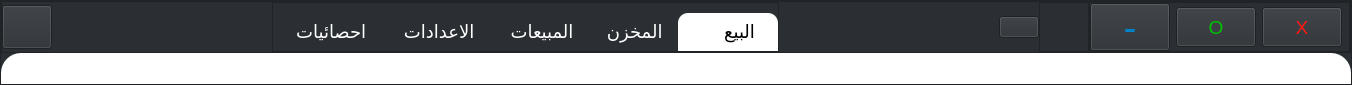
            <widget class="QFrame" name="frame_2">
             <property name="maximumSize">
              <size>
               <width>16777215</width>
               <height>80</height>
              </size>
             </property>
             <property name="styleSheet">
              <string notr="true">background-color: rgb(43, 47, 51);</string>
             </property>
             <property name="frameShape">
              <enum>QFrame::StyledPanel</enum>
             </property>
             <property name="frameShadow">
              <enum>QFrame::Raised</enum>
             </property>
             <layout class="QVBoxLayout" name="verticalLayout_3">
              <property name="spacing">
               <number>0</number>
              </property>
              <property name="leftMargin">
               <number>0</number>
              </property>
              <property name="topMargin">
               <number>0</number>
              </property>
              <property name="rightMargin">
               <number>0</number>
              </property>
              <property name="bottomMargin">
               <number>0</number>
              </property>
              <item>
               <widget class="QFrame" name="frame_5">
                <property name="styleSheet">
                 <string notr="true">color: rgb(255, 255, 255);</string>
                </property>
                <property name="frameShape">
                 <enum>QFrame::StyledPanel</enum>
                </property>
                <property name="frameShadow">
                 <enum>QFrame::Raised</enum>
                </property>
                <layout class="QHBoxLayout" name="horizontalLayout_2">
                 <property name="spacing">
                  <number>0</number>
                 </property>
                 <property name="leftMargin">
                  <number>0</number>
                 </property>
                 <property name="topMargin">
                  <number>0</number>
                 </property>
                 <property name="rightMargin">
                  <number>0</number>
                 </property>
                 <property name="bottomMargin">
                  <number>0</number>
                 </property>
                 <item>
                  <widget class="QPushButton" name="pushButton_2">
                   <property name="minimumSize">
                    <size>
                     <width>50</width>
                     <height>44</height>
                    </size>
                   </property>
                   <property name="cursor">
                    <cursorShape>PointingHandCursor</cursorShape>
                   </property>
                   <property name="text">
                    <string/>
                   </property>
                   <property name="icon">
                    <iconset>
                     <normaloff>../../../../../Downloads/Telegram Desktop/photo_2023-02-06_19-46-00.jpg</normaloff>../../../../../Downloads/Telegram Desktop/photo_2023-02-06_19-46-00.jpg</iconset>
                   </property>
                   <property name="iconSize">
                    <size>
                     <width>44</width>
                     <height>44</height>
                    </size>
                   </property>
                  </widget>
                 </item>
                 <item>
                  <spacer name="horizontalSpacer_2">
                   <property name="orientation">
                    <enum>Qt::Horizontal</enum>
                   </property>
                   <property name="sizeHint" stdset="0">
                    <size>
                     <width>220</width>
                     <height>20</height>
                    </size>
                   </property>
                  </spacer>
                 </item>
                 <item>
                  <widget class="QFrame" name="frame_7">
                   <property name="minimumSize">
                    <size>
                     <width>400</width>
                     <height>0</height>
                    </size>
                   </property>
                   <property name="frameShape">
                    <enum>QFrame::StyledPanel</enum>
                   </property>
                   <property name="frameShadow">
                    <enum>QFrame::Raised</enum>
                   </property>
                   <layout class="QHBoxLayout" name="horizontalLayout_3">
                    <property name="spacing">
                     <number>0</number>
                    </property>
                    <property name="leftMargin">
                     <number>0</number>
                    </property>
                    <property name="topMargin">
                     <number>10</number>
                    </property>
                    <property name="rightMargin">
                     <number>0</number>
                    </property>
                    <property name="bottomMargin">
                     <number>0</number>
                    </property>
                    <item>
                     <widget class="QRadioButton" name="button_patiensts_7">
                      <property name="minimumSize">
                       <size>
                        <width>102</width>
                        <height>38</height>
                       </size>
                      </property>
                      <property name="maximumSize">
                       <size>
                        <width>14566</width>
                        <height>38</height>
                       </size>
                      </property>
                      <property name="font">
                       <font>
                        <family>Poppins</family>
                        <pointsize>-1</pointsize>
                        <italic>false</italic>
                        <bold>false</bold>
                       </font>
                      </property>
                      <property name="cursor">
                       <cursorShape>PointingHandCursor</cursorShape>
                      </property>
                      <property name="layoutDirection">
                       <enum>Qt::LeftToRight</enum>
                      </property>
                      <property name="styleSheet">
                       <string notr="true">
QRadioButton{ 
background-color :  transparent;
border : none ;
padding-left : 0px;
color : white;
font-family: 'Poppins';
font-style: normal;
font-weight: 400;
font-size: 18px;
 }

QRadioButton:hover{
background: rgba(0, 0, 0, 0.1);

}
QRadioButton:checked{
background-color : rgb(255, 255, 255) ;
color: rgb(0, 0, 0);

border-top-left-radius: 10px;
border-top-right-radius: 10px;

}

QRadioButton::indicator {
width: 0px;
height: 0px;
border-radius: 0px;
 }</string>
                      </property>
                      <property name="text">
                       <string>   احصائيات</string>
                      </property>
                      <property name="iconSize">
                       <size>
                        <width>30</width>
                        <height>30</height>
                       </size>
                      </property>
                      <property name="checked">
                       <bool>false</bool>
                      </property>
                     </widget>
                    </item>
                    <item>
                     <widget class="QRadioButton" name="button_patiensts_6">
                      <property name="minimumSize">
                       <size>
                        <width>100</width>
                        <height>38</height>
                       </size>
                      </property>
                      <property name="maximumSize">
                       <size>
                        <width>14566</width>
                        <height>38</height>
                       </size>
                      </property>
                      <property name="font">
                       <font>
                        <family>Poppins</family>
                        <pointsize>-1</pointsize>
                        <italic>false</italic>
                        <bold>false</bold>
                       </font>
                      </property>
                      <property name="cursor">
                       <cursorShape>PointingHandCursor</cursorShape>
                      </property>
                      <property name="layoutDirection">
                       <enum>Qt::LeftToRight</enum>
                      </property>
                      <property name="styleSheet">
                       <string notr="true">
QRadioButton{ 
background-color :  transparent;
border : none ;
padding-left : 0px;
color : white;
font-family: 'Poppins';
font-style: normal;
font-weight: 400;
font-size: 18px;
 }

QRadioButton:hover{
background: rgba(0, 0, 0, 0.1);

}
QRadioButton:checked{
background-color : rgb(255, 255, 255) ;
color: rgb(0, 0, 0);

border-top-left-radius: 10px;
border-top-right-radius: 10px;

}

QRadioButton::indicator {
width: 0px;
height: 0px;
border-radius: 0px;
 }</string>
                      </property>
                      <property name="text">
                       <string>    الاعدادات</string>
                      </property>
                      <property name="iconSize">
                       <size>
                        <width>30</width>
                        <height>30</height>
                       </size>
                      </property>
                      <property name="checked">
                       <bool>false</bool>
                      </property>
                     </widget>
                    </item>
                    <item>
                     <widget class="QRadioButton" name="button_patiensts_2">
                      <property name="minimumSize">
                       <size>
                        <width>102</width>
                        <height>38</height>
                       </size>
                      </property>
                      <property name="maximumSize">
                       <size>
                        <width>14566</width>
                        <height>38</height>
                       </size>
                      </property>
                      <property name="font">
                       <font>
                        <family>Poppins</family>
                        <pointsize>-1</pointsize>
                        <italic>false</italic>
                        <bold>false</bold>
                       </font>
                      </property>
                      <property name="cursor">
                       <cursorShape>PointingHandCursor</cursorShape>
                      </property>
                      <property name="layoutDirection">
                       <enum>Qt::LeftToRight</enum>
                      </property>
                      <property name="styleSheet">
                       <string notr="true">
QRadioButton{ 
background-color :  transparent;
border : none ;
padding-left : 0px;
color : white;
font-family: 'Poppins';
font-style: normal;
font-weight: 400;
font-size: 18px;
 }

QRadioButton:hover{
background: rgba(0, 0, 0, 0.1);

}
QRadioButton:checked{
background-color : rgb(255, 255, 255) ;
color: rgb(0, 0, 0);

border-top-left-radius: 10px;
border-top-right-radius: 10px;

}

QRadioButton::indicator {
width: 0px;
height: 0px;
border-radius: 0px;
 }</string>
                      </property>
                      <property name="text">
                       <string>     المبيعات</string>
                      </property>
                      <property name="iconSize">
                       <size>
                        <width>30</width>
                        <height>30</height>
                       </size>
                      </property>
                      <property name="checked">
                       <bool>false</bool>
                      </property>
                     </widget>
                    </item>
                    <item>
                     <widget class="QRadioButton" name="button_patiensts_3">
                      <property name="minimumSize">
                       <size>
                        <width>100</width>
                        <height>38</height>
                       </size>
                      </property>
                      <property name="maximumSize">
                       <size>
                        <width>14566</width>
                        <height>38</height>
                       </size>
                      </property>
                      <property name="font">
                       <font>
                        <family>Poppins</family>
                        <pointsize>-1</pointsize>
                        <italic>false</italic>
                        <bold>false</bold>
                       </font>
                      </property>
                      <property name="cursor">
                       <cursorShape>PointingHandCursor</cursorShape>
                      </property>
                      <property name="layoutDirection">
                       <enum>Qt::LeftToRight</enum>
                      </property>
                      <property name="styleSheet">
                       <string notr="true">
QRadioButton{ 
background-color :  transparent;
border : none ;
padding-left : 0px;
color : white;
font-family: 'Poppins';
font-style: normal;
font-weight: 400;
font-size: 18px;
 }

QRadioButton:hover{
background: rgba(0, 0, 0, 0.1);

}
QRadioButton:checked{
background-color : rgb(255, 255, 255) ;
color: rgb(0, 0, 0);

border-top-left-radius: 10px;
border-top-right-radius: 10px;

}

QRadioButton::indicator {
width: 0px;
height: 0px;
border-radius: 0px;
 }</string>
                      </property>
                      <property name="text">
                       <string>    المخزن</string>
                      </property>
                      <property name="iconSize">
                       <size>
                        <width>30</width>
                        <height>30</height>
                       </size>
                      </property>
                      <property name="checked">
                       <bool>false</bool>
                      </property>
                     </widget>
                    </item>
                    <item>
                     <widget class="QRadioButton" name="button_patiensts">
                      <property name="minimumSize">
                       <size>
                        <width>100</width>
                        <height>38</height>
                       </size>
                      </property>
                      <property name="maximumSize">
                       <size>
                        <width>14566</width>
                        <height>38</height>
                       </size>
                      </property>
                      <property name="font">
                       <font>
                        <family>Poppins</family>
                        <pointsize>-1</pointsize>
                        <italic>false</italic>
                        <bold>false</bold>
                       </font>
                      </property>
                      <property name="cursor">
                       <cursorShape>PointingHandCursor</cursorShape>
                      </property>
                      <property name="layoutDirection">
                       <enum>Qt::LeftToRight</enum>
                      </property>
                      <property name="styleSheet">
                       <string notr="true">
QRadioButton{ 
background-color :  transparent;
border : none ;
padding-left : 0px;
color : white;
font-family: 'Poppins';
font-style: normal;
font-weight: 400;
font-size: 18px;
 }

QRadioButton:hover{
background: rgba(0, 0, 0, 0.1);

}
QRadioButton:checked{
background-color : rgb(255, 255, 255) ;
color: rgb(0, 0, 0);

border-top-left-radius: 10px;
border-top-right-radius: 10px;

}

QRadioButton::indicator {
width: 0px;
height: 0px;
border-radius: 0px;
 }</string>
                      </property>
                      <property name="text">
                       <string>       البيع</string>
                      </property>
                      <property name="iconSize">
                       <size>
                        <width>0</width>
                        <height>0</height>
                       </size>
                      </property>
                      <property name="checked">
                       <bool>true</bool>
                      </property>
                     </widget>
                    </item>
                   </layout>
                  </widget>
                 </item>
                 <item>
                  <spacer name="horizontalSpacer_3">
                   <property name="orientation">
                    <enum>Qt::Horizontal</enum>
                   </property>
                   <property name="sizeHint" stdset="0">
                    <size>
                     <width>220</width>
                     <height>20</height>
                    </size>
                   </property>
                  </spacer>
                 </item>
                 <item>
                  <widget class="QPushButton" name="pushButton_9">
                   <property name="cursor">
                    <cursorShape>PointingHandCursor</cursorShape>
                   </property>
                   <property name="text">
                    <string/>
                   </property>
                   <property name="icon">
                    <iconset resource="../icons/resources.qrc">
                     <normaloff>:/image/Sliders.svg</normaloff>:/image/Sliders.svg</iconset>
                   </property>
                   <property name="iconSize">
                    <size>
                     <width>22</width>
                     <height>22</height>
                    </size>
                   </property>
                  </widget>
                 </item>
                 <item>
                  <widget class="QFrame" name="frame_34">
                   <property name="minimumSize">
                    <size>
                     <width>50</width>
                     <height>0</height>
                    </size>
                   </property>
                   <property name="maximumSize">
                    <size>
                     <width>50</width>
                     <height>16777215</height>
                    </size>
                   </property>
                   <property name="frameShape">
                    <enum>QFrame::StyledPanel</enum>
                   </property>
                   <property name="frameShadow">
                    <enum>QFrame::Raised</enum>
                   </property>
                  </widget>
                 </item>
                 <item>
                  <widget class="QFrame" name="frame_29">
                   <property name="minimumSize">
                    <size>
                     <width>103</width>
                     <height>0</height>
                    </size>
                   </property>
                   <property name="frameShape">
                    <enum>QFrame::StyledPanel</enum>
                   </property>
                   <property name="frameShadow">
                    <enum>QFrame::Raised</enum>
                   </property>
                   <layout class="QHBoxLayout" name="horizontalLayout_10">
                    <property name="leftMargin">
                     <number>0</number>
                    </property>
                    <property name="topMargin">
                     <number>0</number>
                    </property>
                    <property name="rightMargin">
                     <number>7</number>
                    </property>
                    <property name="bottomMargin">
                     <number>0</number>
                    </property>
                    <item>
                     <widget class="QPushButton" name="pushButton_8">
                      <property name="minimumSize">
                       <size>
                        <width>25</width>
                        <height>40</height>
                       </size>
                      </property>
                      <property name="font">
                       <font>
                        <pointsize>29</pointsize>
                       </font>
                      </property>
                      <property name="cursor">
                       <cursorShape>PointingHandCursor</cursorShape>
                      </property>
                      <property name="styleSheet">
                       <string notr="true">color: rgb(0, 132, 198);</string>
                      </property>
                      <property name="text">
                       <string>-</string>
                      </property>
                     </widget>
                    </item>
                    <item>
                     <widget class="QPushButton" name="pushButton_6">
                      <property name="minimumSize">
                       <size>
                        <width>25</width>
                        <height>40</height>
                       </size>
                      </property>
                      <property name="font">
                       <font>
                        <pointsize>14</pointsize>
                       </font>
                      </property>
                      <property name="cursor">
                       <cursorShape>PointingHandCursor</cursorShape>
                      </property>
                      <property name="styleSheet">
                       <string notr="true">color: rgb(0, 193, 0);</string>
                      </property>
                      <property name="text">
                       <string>O</string>
                      </property>
                     </widget>
                    </item>
                    <item>
                     <widget class="QPushButton" name="pushButton_7">
                      <property name="minimumSize">
                       <size>
                        <width>25</width>
                        <height>40</height>
                       </size>
                      </property>
                      <property name="font">
                       <font>
                        <pointsize>14</pointsize>
                       </font>
                      </property>
                      <property name="cursor">
                       <cursorShape>PointingHandCursor</cursorShape>
                      </property>
                      <property name="styleSheet">
                       <string notr="true">color: rgb(255, 25, 17);</string>
                      </property>
                      <property name="text">
                       <string>X</string>
                      </property>
                     </widget>
                    </item>
                   </layout>
                  </widget>
                 </item>
                </layout>
               </widget>
              </item>
              <item>
               <widget class="QFrame" name="frame_6">
                <property name="minimumSize">
                 <size>
                  <width>0</width>
                  <height>31</height>
                 </size>
                </property>
                <property name="styleSheet">
                 <string notr="true">background-color: rgb(255, 255, 255);
border-top-right-radius: 20px;
border-top-left-radius: 20px;</string>
                </property>
                <property name="frameShape">
                 <enum>QFrame::StyledPanel</enum>
                </property>
                <property name="frameShadow">
                 <enum>QFrame::Raised</enum>
                </property>
               </widget>
              </item>
             </layout>
            </widget>
